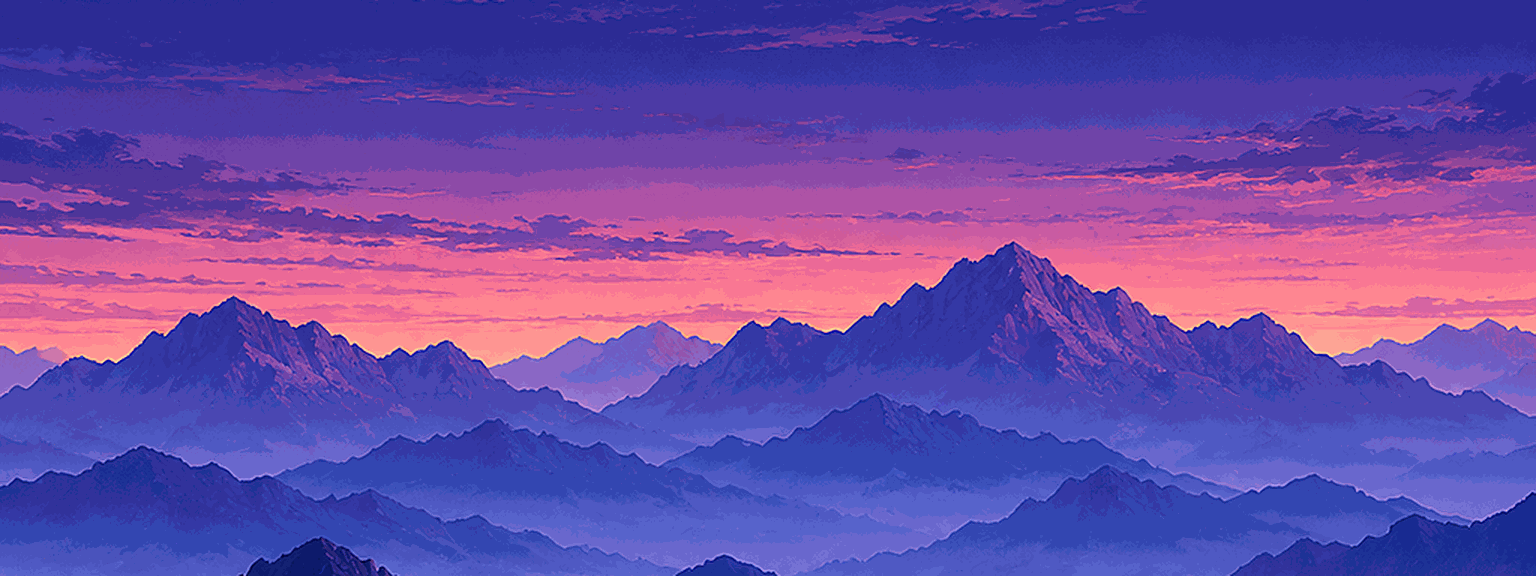
#> input picture client/assets/bg_far.png, 1536 x 576 px, found by its file name; its folder holds 5 pictures in this run
$ python make_assets.py
#> lines starting #> are read from the running program, lines starting #| are printed output that depends on the picture
# 素材处理链：AI 原图 → 抠底 / 裁边 / 缩放 → 入库 client/assets/。
#
# 用法（在仓库根 platformer/ 下）：
#     python client/tools/make_assets.py
#
# 两类素材：
#   1) 位图主体（玩家 / 巡逻兵 / 晶片 / 地形 / 旗子 / 三层背景）——
#      来自 build/raw/ 里 image2 生成的 1024x1024 原图（不入库），
#      抠黑底 → 裁内容边界 → 边缘柔化 → 缩放到「显示尺寸 x2」入库。
#   2) 朝向帧 —— 玩家与巡逻兵各出一张**两帧精灵表**（左帧=原图朝右，
#      右帧=水平镜像朝左）。引擎运行时不能翻转贴图（Canvas.BlitImage
#      只有源矩形，没有旋转/镜像），所以方向只能离线烘焙。
#   3) UI 底板与投影 —— 九宫格面板底板、按钮底板、落地投影都是
#      **程序化生成**（不是 AI 生成）：九宫格要求四角的圆弧与内框
#      完整落在角切片内、中间必须能拉伸，AI 出图保证不了这一点，
#      程序化画反而更准也更可复现。
#
# 入库目录：client/assets/（构建时拷到 exe 旁，运行时磁盘优先）。
import math
import os
from collections import deque

from PIL import Image, ImageDraw

HERE = os.path.dirname(os.path.abspath(__file__))
ROOT = os.path.dirname(os.path.dirname(HERE))       # platformer/
RAW = os.path.join(ROOT, "build", "raw")
if not os.path.isdir(RAW):
    RAW = os.path.join(ROOT, "build", "assets_raw")
OUT = os.path.join(ROOT, "client", "assets")

# ---- 色板（与 client/src/PlatformerPalette.zan 同一套语义色） ----------
C_BOARD_TOP = (0x27, 0x2D, 0x38)
C_BOARD_BOTTOM = (0x18, 0x1C, 0x24)
C_BOARD_EDGE = (0xC9, 0x8A, 0x3C)     # 暖橙金外框
C_BOARD_INNER = (0x46, 0x50, 0x60)    # 内框线
C_RIVET = (0xE6, 0xB3, 0x68)          # 角铆钉

C_BTN_TOP = (0x33, 0x3B, 0x47)
C_BTN_BOTTOM = (0x27, 0x2E, 0x38)
C_BTN_EDGE = (0x56, 0x61, 0x6F)
C_BTN_HOVER_TOP = (0x41, 0x4B, 0x59)
C_BTN_HOVER_BOTTOM = (0x33, 0x3C, 0x48)
C_BTN_HOVER_EDGE = (0xE0, 0xA8, 0x5C)
C_BTN_PRIMARY_TOP = (0xE8, 0x9A, 0x45)
C_BTN_PRIMARY_BOTTOM = (0xC8, 0x7B, 0x2C)
C_BTN_PRIMARY_EDGE = (0x7E, 0x4A, 0x19)

# 九宫格角切片边长（像素）。角切片之外的像素会被拉伸，
# 因此所有圆弧与装饰都必须落在角切片内。
BOARD_CORNER = 16
BUTTON_CORNER = 14


# ---------------------------------------------------------------- 通用工具


def key_out_black(img, thresh=26):
    """把与画布边界连通的近黑像素抠成透明（洪泛，不动内部暗部）。"""
    img = img.convert("RGBA")
    w, h = img.size
    px = img.load()
    seen = bytearray(w * h)
    q = deque()

    def is_bg(x, y):
        r, g, b, a = px[x, y]
        return a > 0 and r <= thresh and g <= thresh and b <= thresh

    for x in range(w):
        for y in (0, h - 1):
            if is_bg(x, y):
                q.append((x, y))
                seen[y * w + x] = 1
    for y in range(h):
        for x in (0, w - 1):
            if is_bg(x, y) and not seen[y * w + x]:
                q.append((x, y))
                seen[y * w + x] = 1

    while q:
        x, y = q.popleft()
        r, g, b, _ = px[x, y]
        px[x, y] = (r, g, b, 0)
        for nx, ny in ((x + 1, y), (x - 1, y), (x, y + 1), (x, y - 1)):
            if 0 <= nx < w and 0 <= ny < h and not seen[ny * w + nx]:
                if is_bg(nx, ny):
                    seen[ny * w + nx] = 1
                    q.append((nx, ny))
    return img


def trim(img):
    bbox = img.getchannel("A").getbbox()
    if bbox is None:
        return img
    return img.crop(bbox)


def soften_fringe(img, lo=26, hi=90):
    """边缘半透明化：紧贴透明区的暗像素按亮度渐隐，去掉黑边光晕。"""
    img = img.convert("RGBA")
    w, h = img.size
    px = img.load()
    out = img.copy()
    opx = out.load()
    for y in range(h):
        for x in range(w):
            r, g, b, a = px[x, y]
            if a == 0:
                continue
            m = max(r, g, b)
            if m > hi:
                continue
            near = False
            for nx, ny in ((x + 1, y), (x - 1, y), (x, y + 1), (x, y - 1)):
                if 0 <= nx < w and 0 <= ny < h and px[nx, ny][3] == 0:
                    near = True
                    break
            if near:
                k = (m - lo) / float(hi - lo)
                if k < 0:
                    k = 0.0
                opx[x, y] = (r, g, b, int(a * k))
    return out


def save(img, name, colors=0):
    if colors:
        img = img.quantize(colors=colors, method=Image.FASTOCTREE)
    img.save(os.path.join(OUT, name), optimize=True)
    size = os.path.getsize(os.path.join(OUT, name))
    print("%-22s %-12s %6.1f KB" % (name, str(img.size), size / 1024.0))


def raw(name):
    if not name.endswith(".png"):
        name = name + ".png"
    return Image.open(os.path.join(RAW, name))


def sprite(name, out_name, size, colors=0):
    img = key_out_black(raw(name))
    img = trim(img)
    img = soften_fringe(img)
    img = img.resize(size, Image.LANCZOS)
    save(img, out_name, colors)


def band(name, out_name, rows, scale, colors=0):
    """背景层：裁一条横向带 → 放大 → 保住 alpha。"""
    img = key_out_black(raw(name))
    img = img.crop((0, rows[0], 1024, rows[1]))
    w = int(1024 * scale)
    h = int((rows[1] - rows[0]) * scale)
    img = img.resize((w, h), Image.LANCZOS)
    save(img, out_name, colors)


# ------------------------------------------------------------ 朝向精灵表


# [130 lines left out: functions facing_sheet, rounded_gradient, make_board, make_button, make_shadow, make_flare and 1 more, not called in this run]


# ------------------------------------------------------------------ 主流程


def main():
    os.makedirs(OUT, exist_ok=True)

    # --- 背景三层（视差）：同一套取景口径，源图横向 1.5 倍放大 ---
    band("bg_far", "bg_far.png", (267, 651), 1.5, colors=128)
#> in raw, returned value is the input picture: PIL image 1536x576 P; mean R, G, B, A 105, 75.3, 166.9, 255
#> the loop in key_out_black, `for x in range(w):` made 1536 passes
#> in band, `img = img.crop((0, rows[0], 1024, rows[1]))`:
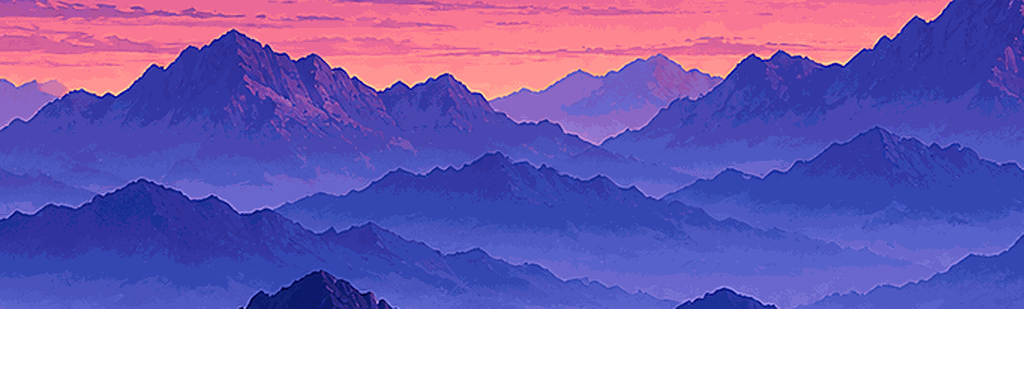
#> img: PIL image 1024x384 RGBA; mean R, G, B, A 84, 67.9, 139.9, 205.2; transparent parts drawn white
#> in save, `img = img.quantize(colors=colors, method=Image.FASTOCTREE)`:
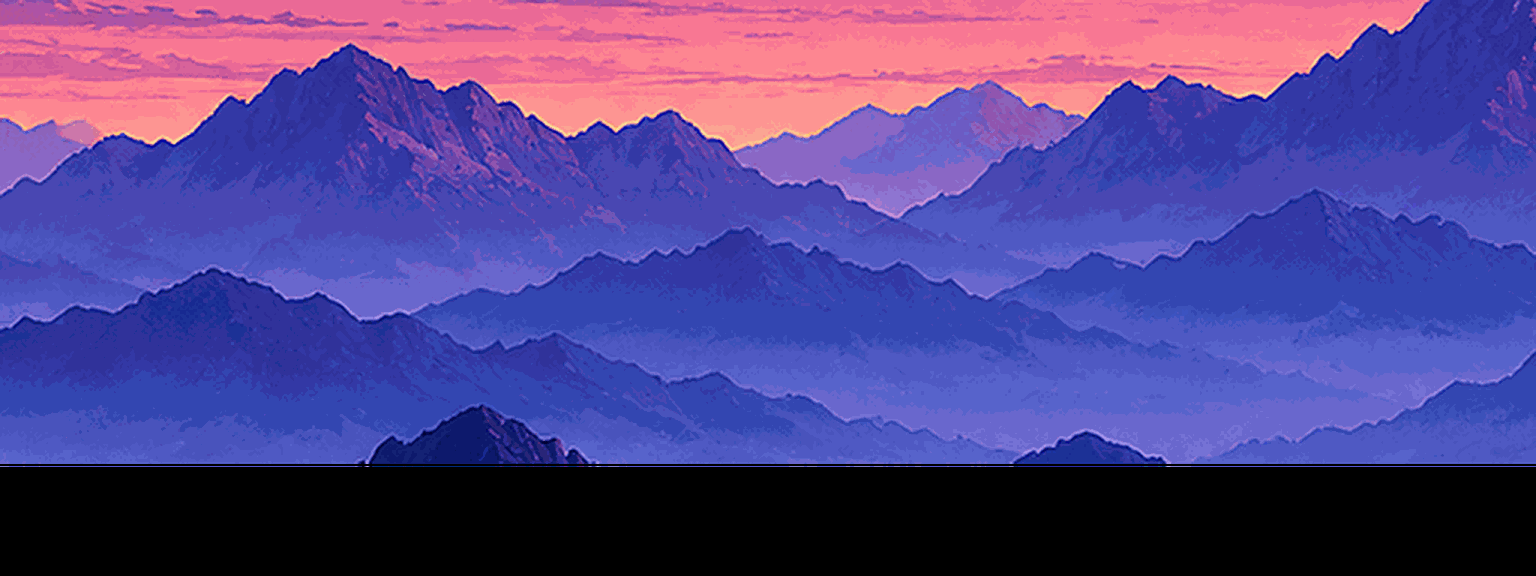
#> img: PIL image 1536x576 P; mean R, G, B 83.7, 67.9, 140.2
#| bg_far.png             (1536, 576)   109.0 KB
    band("bg_mid", "bg_mid.png", (500, 650), 1.5, colors=128)
#> call 2 of raw, with name = 'bg_mid'
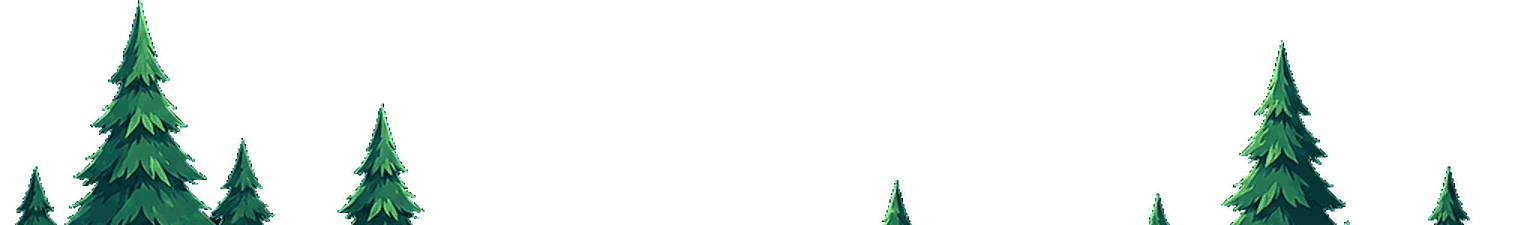
#> input picture client/assets/bg_mid.png, 1536 x 225 px, found by its file name
#> in raw, returned value is the input picture: PIL image 1536x225 P; mean R, G, B, A 4.3, 12.3, 9.3, 26.6
#> the loop in key_out_black (call 2), `while q:` made 80 passes
#> in band (call 2), `img = img.crop((0, rows[0], 1024, rows[1]))`: img: PIL image 1024x150 RGBA; every value is 0
#> in band (call 2), `img = img.resize((w, h), Image.LANCZOS)`: img: PIL image 1536x225 RGBA; every value is 0
#> in save (call 2), `img = img.quantize(colors=colors, method=Image.FASTOCTREE)`: img: PIL image 1536x225 P; every value is 0
#| bg_mid.png             (1536, 225)     1.1 KB
    band("bg_near", "bg_near.png", (778, 977), 1.5, colors=128)
#> call 3 of raw, with name = 'bg_near'
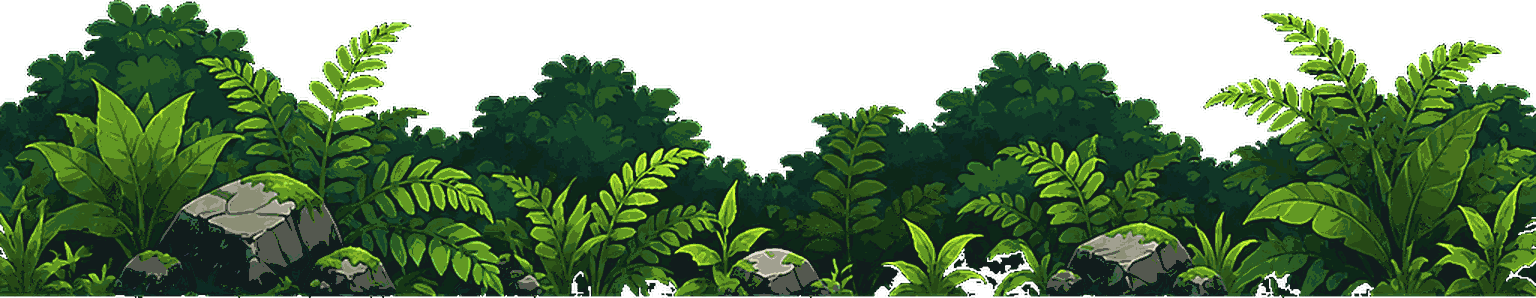
#> input picture client/assets/bg_near.png, 1536 x 298 px, found by its file name
#> in raw, returned value is the input picture: PIL image 1536x298 P; mean R, G, B, A 34.6, 60.8, 26.7, 178.3
#> in band (call 3), `img = img.crop((0, rows[0], 1024, rows[1]))`: img: PIL image 1024x199 RGBA; every value is 0
#> in band (call 3), `img = img.resize((w, h), Image.LANCZOS)`: img: PIL image 1536x298 RGBA; every value is 0
#> in save (call 3), `img = img.quantize(colors=colors, method=Image.FASTOCTREE)`: img: PIL image 1536x298 P; every value is 0
#| bg_near.png            (1536, 298)     1.2 KB

    # --- 主体位图：显示尺寸的 2 倍 ---
    sprite("shard", "shard.png", (56, 72))
#> call 4 of raw, with name = 'shard'
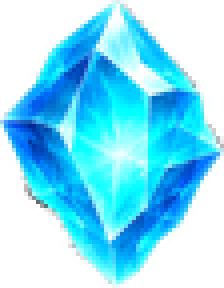
#> input picture client/assets/shard.png, 56 x 72 px, found by its file name (shown 4 times larger)
#> in raw, returned value is the input picture: PIL image 56x72 RGBA; mean R, G, B, A 32.3, 125.1, 152.5, 145
#| shard.png              (56, 72)        7.3 KB
    sprite("tile_ground", "tile_ground.png", (128, 128))
    sprite("flag", "flag.png", (80, 128))

    # --- 朝向精灵表（两帧：右 / 左） ---
    facing_sheet("player", "player_sheet.png", (72, 100))
    facing_sheet("drone", "drone_sheet.png", (88, 76))

    # --- 程序化 UI 底板与投影 ---
    make_board("ui_board.png")
    make_button("ui_button.png", C_BTN_TOP, C_BTN_BOTTOM, C_BTN_EDGE)
    make_button("ui_button_hover.png", C_BTN_HOVER_TOP, C_BTN_HOVER_BOTTOM,
                C_BTN_HOVER_EDGE)
    make_button("ui_button_primary.png", C_BTN_PRIMARY_TOP, C_BTN_PRIMARY_BOTTOM,
                C_BTN_PRIMARY_EDGE)
    make_shadow("shadow.png")
    make_flare("flare.png")
    make_glow("glow.png")

    # --- 清理上一版被替换掉的素材 ---
    for dead in ("player.png", "drone.png", "hud_panel.png"):
        p = os.path.join(OUT, dead)
        if os.path.exists(p):
            os.remove(p)
            print("removed  " + dead)

    total = sum(os.path.getsize(os.path.join(OUT, f))
                for f in os.listdir(OUT) if f.endswith(".png"))
    print("total png: %.1f KB" % (total / 1024.0))


if __name__ == "__main__":
#> (the run stopped early here; a loop or call above may not have finished)
